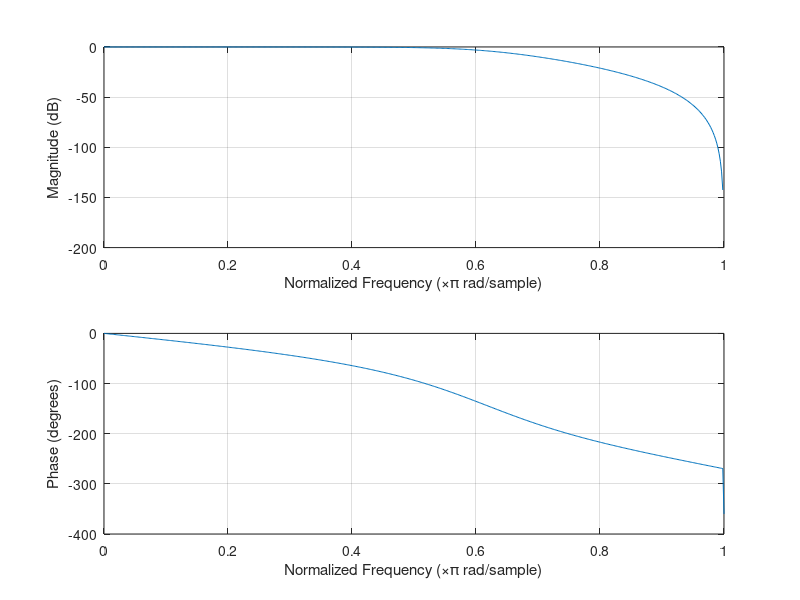
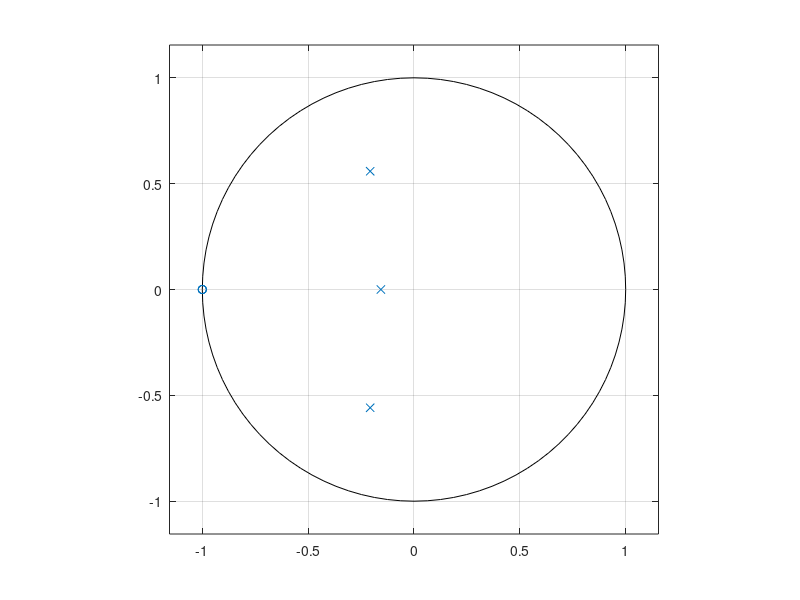

Source code (MATLAB) for these figures, in order: (Note: this script raises an error after producing the figures.)
%% Pelles rod ;)

omegac = 12.5; %Cutoff freq
omegas = 35;
nq = omegas/2; % nyquist freq

[b,a] = butter(2,omegac/nq);
freqz(b,a)
%%

Wp = 10/nq;  %Passband
Ws = 15/nq;  %Stopband

[n,Wn] = buttord(Wp,Ws,2,20);







[B,A] = butter(n,Wn);

%plot mag anf phase
figure(1)   
freqz(B,A)
%make z-plane 
figure(2)
zplane(B,A)

%% Plot without normalization
[z,p,k] = butter(n,Wn);
sos = zp2sos(z,p,k);

freqz(sos,512,35)
title(sprintf('n = %d Butterworth Lowpass Filter',n))
xlabel(subplot(2,1,1),'Omega')
xlabel(subplot(2,1,2),'Omega')


%%

foo(1,1)
foo(1)
